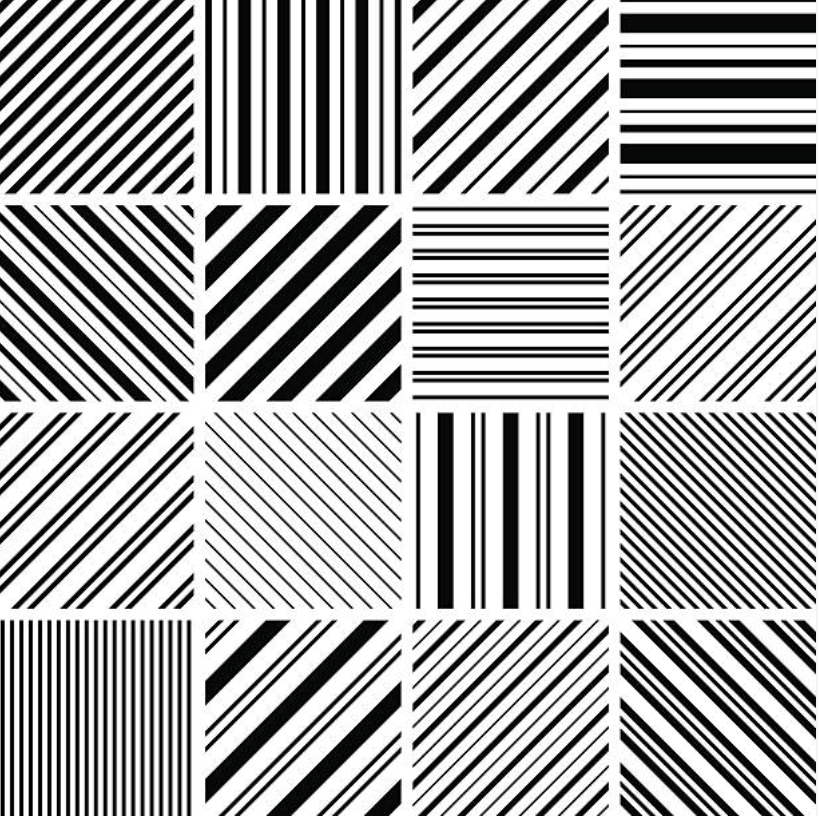
#> input picture images/HVD.png, 818 x 820 px, found by its file name
$ python dwt_dct.py
#> lines starting #> are read from the running program, lines starting #| are printed output that depends on the picture
import cv2
import numpy as np
import matplotlib.pyplot as plt
import pywt

# Load Image (Grayscale)
img = cv2.imread('/Users/akhi/Desktop/DIP/images/HVD.png', cv2.IMREAD_GRAYSCALE)
#> img: shape (820, 818); min 0, max 255, mean 169
if img is None:
    raise ValueError("Image not found. Check the file path.")

# Discrete Cosine Transform (DCT)
    # Convert to float32 for DCT
img_float = np.float32(img) / 255.0

# Apply DCT
dct = cv2.dct(img_float)

# Use log transform for visualization (enhances frequency contrast)
dct_log = np.log(abs(dct) + 1)
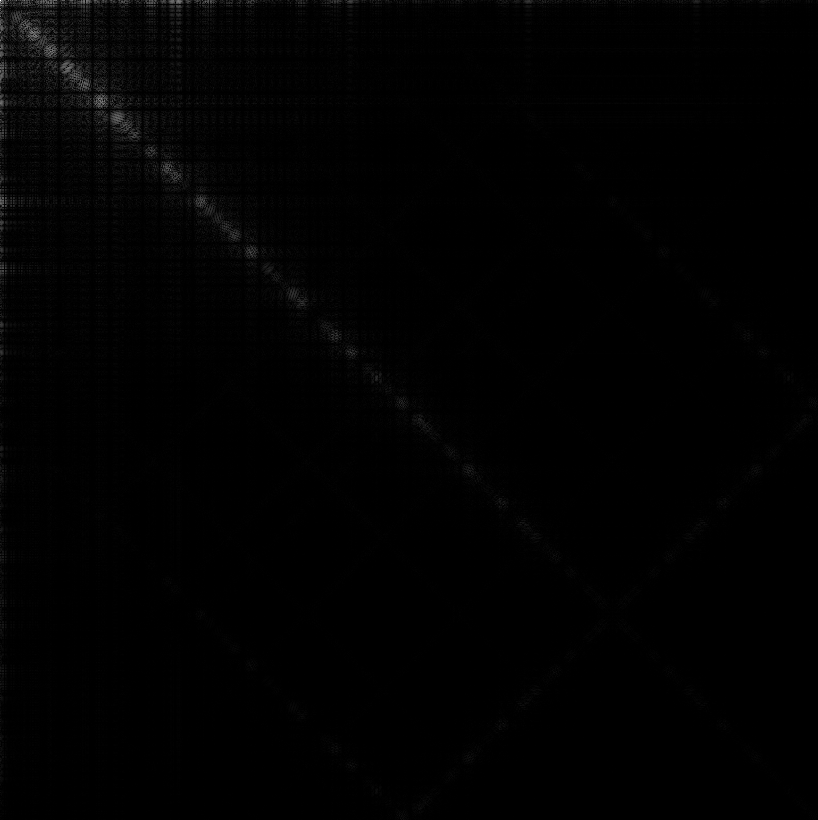
#> dct_log: shape (820, 818) float32; min 0, max 6.3, mean 0.0501; drawn with min black and max white


# Discrete Wavelet Transform (DWT)
    # Apply single-level 2D DWT using Haar wavelet
coeffs2 = pywt.dwt2(img, 'haar')
LL, (LH, HL, HH) = coeffs2
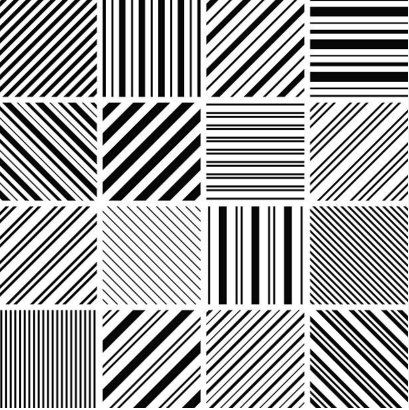
#> LL: shape (410, 409) float64; min 0, max 510, mean 338; drawn with min black and max white
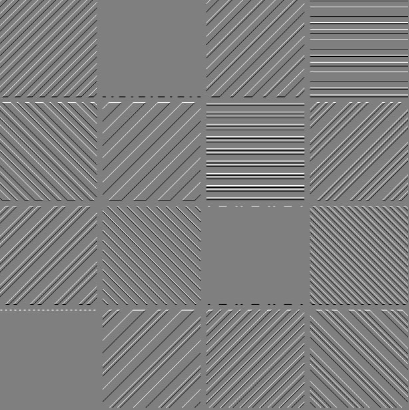
#> LH: shape (410, 409) float64; min -190, max 189.5, mean 0; drawn with min black and max white
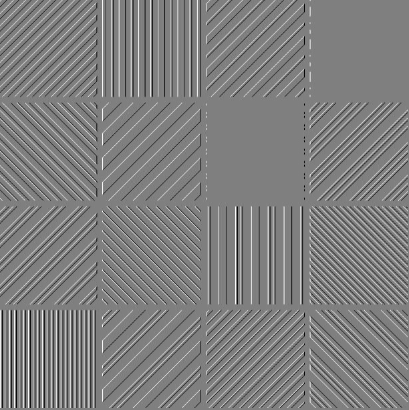
#> HL: shape (410, 409) float64; min -190, max 189.5, mean 0.2; drawn with min black and max white
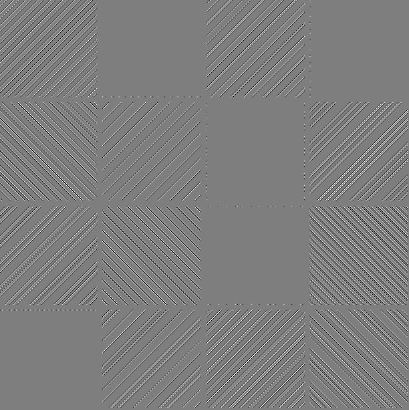
#> HH: shape (410, 409) float64; min -79, max 80, mean 0; drawn with min black and max white

# Reconstruct image from DWT coefficients
reconstructed_dwt = pywt.idwt2(coeffs2, 'haar')

# Visualization
plt.figure(figsize=(8,8))

# Original
plt.subplot(3,3,1)
plt.imshow(img, cmap='gray')
plt.title('Original Image')
plt.axis('off')

# DCT
plt.subplot(3,3,2)
plt.imshow(dct_log, cmap='gray')
plt.title('DCT (Frequency Domain)')
plt.axis('off')

# DWT
plt.subplot(3,3,4)
plt.imshow(LL, cmap='gray')
plt.title('LL (Approximation)')
plt.axis('off')

plt.subplot(3,3,5)
plt.imshow(LH, cmap='gray')
plt.title('LH (Horizontal Detail)')
plt.axis('off')

plt.subplot(3,3,6)
plt.imshow(HL, cmap='gray')
plt.title('HL (Vertical Detail)')
plt.axis('off')

plt.subplot(3,3,7)
plt.imshow(HH, cmap='gray')
plt.title('HH (Diagonal Detail)')
plt.axis('off')

plt.subplot(3,3,8)
plt.imshow(reconstructed_dwt, cmap='gray')
plt.title('Reconstructed Image (IDWT)')
plt.axis('off')

plt.tight_layout()
plt.show()

$ run again, with images/image.png copied over images/HVD.png
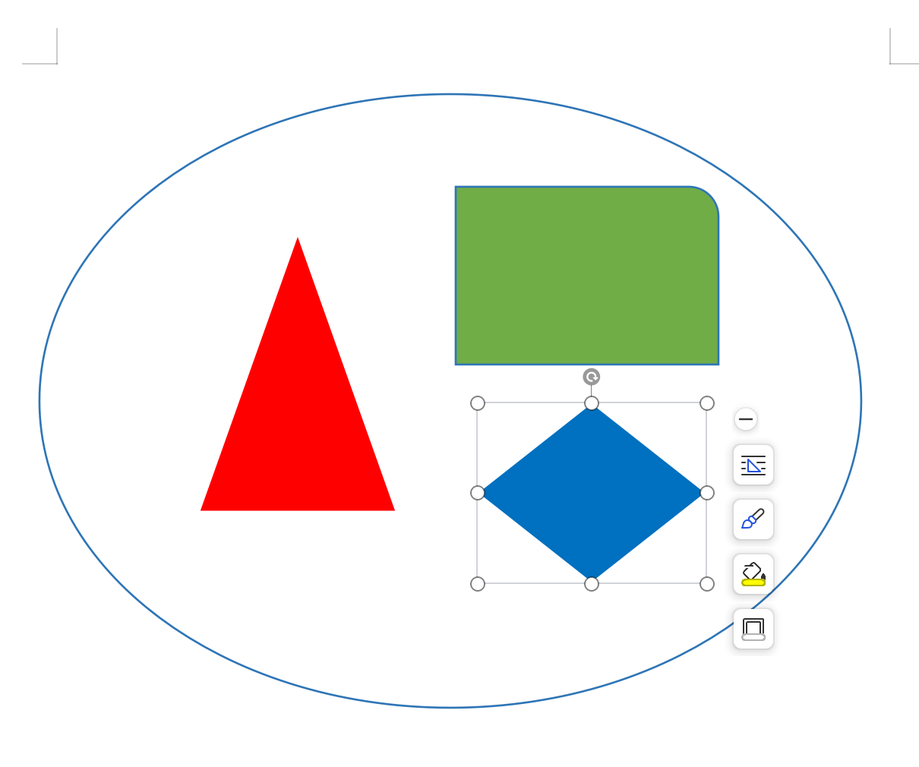
#> input picture images/image.png, 919 x 767 px, shrunk from 1210 x 1010 before the run, found by its file name
#> `dct_log = np.log(abs(dct) + 1)`:
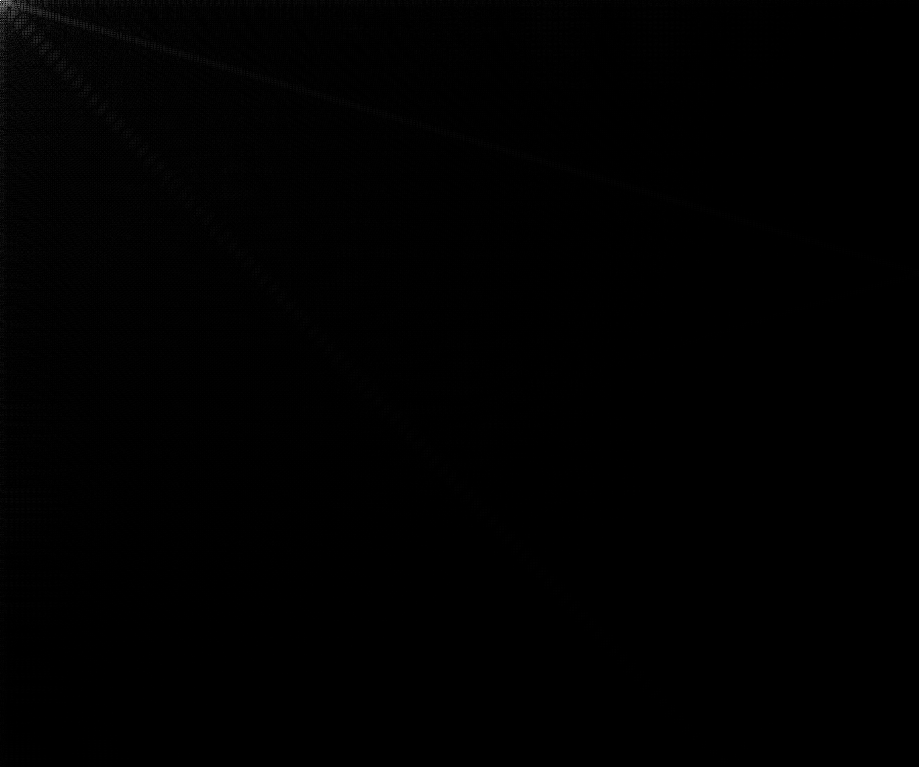
#> dct_log: shape (767, 919) float32; min 0, max 6.65, mean 0.0275; drawn with min black and max white
#> `LL, (LH, HL, HH) = coeffs2`:
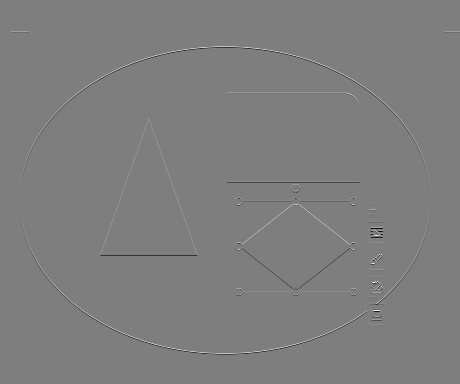
#> LH: shape (384, 460) float64; min -210, max 213, mean -0.1; drawn with min black and max white
